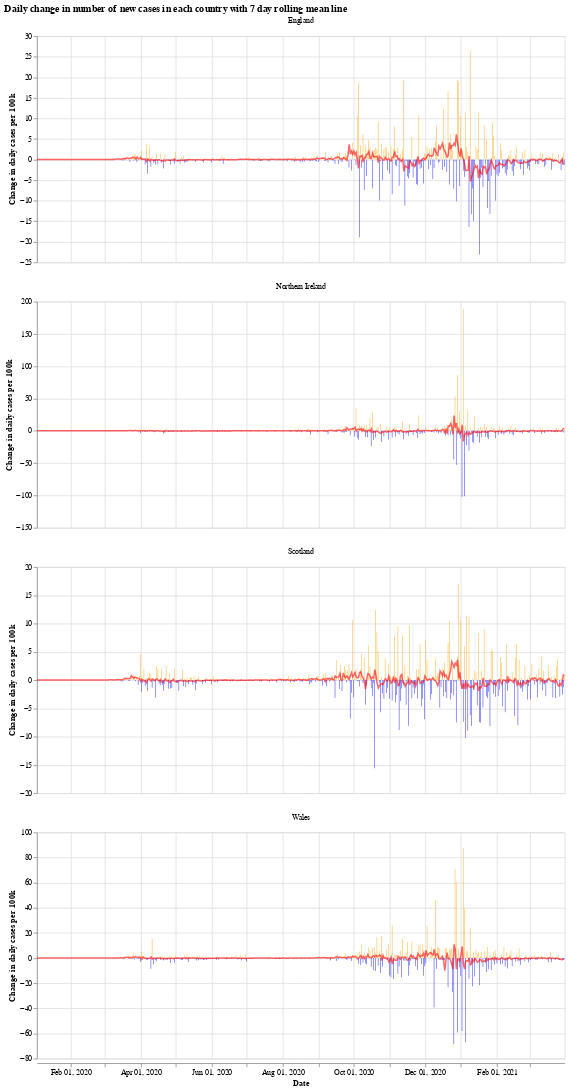

Notebook code for this chart:
### Markdown cell above
We will use the Python library `Altair` for visualising the data, see the [altair docs](https://altair-viz.github.io/) for more information.

First we have a graph which shows the daily change in the number of new cases for each country. This number jumps up and down all over the place, which is likely due to delay in reporting of new cases over the weekend. Another interesting thing is that it looks like the daily cases in Wales experienced a much shorter period of calm over the summer (calm in the sense of daily cases not jumping up and down).

The orange bars are days when the number of new cases (per 100k population) was more than the previous day, while the blue are days when the number of new cases dropped. The red line is the 7 day moving average. 

When the moving average line is below 0, it means that there is a consistent drop in new cases. We can see this clearly happening around the times that lockdowns were introduced (though, to varying degrees). I will update the graphs soon with a marker of when each lockdown started.

### Code cell
# collapse
import altair as alt

bars = alt.Chart(uk_cases).mark_bar().encode(
    x=alt.X("yearmonthdate(date):T", axis=alt.Axis(title='Date')),
    y=alt.Y("casesChangeRate:Q", axis=alt.Axis(title='Change in daily cases per 100k')),
    tooltip='casesChange',
    color=alt.condition(
        alt.datum.casesChangeRate > 0,
        alt.value("orange"),  # The positive color
        alt.value("blue")  # The negative color
    )
).properties(title='Daily change in number of new cases with 7 day rolling mean',width=700).interactive()

line = alt.Chart(uk_cases).mark_line(
    color='red',
    size=2,
    opacity=0.6
).transform_window(
    rolling_mean='mean(casesChangeRate)',
    frame=[0, 7],
    groupby=['areaName']
).encode(
    x='yearmonthdate(date):T',
    y='rolling_mean:Q'
)

alt.layer(bars, line, data=uk_cases).facet(alt.Column(
    'areaName', title=''), columns=1).resolve_scale(y='independent').properties(title='Daily change in number of new cases in each country with 7 day rolling mean line')

### Figure 1 — Vega-Lite specification as saved in the notebook (floating-point values rounded to 4 significant figures; data arrays with more than 128 entries replaced by an {"elided": "..."} marker saying what was removed)
{"config": {"view": {"continuousWidth": 400, "continuousHeight": 300}}, "data": {"name": "data-c33a38d0ef5b0eee454d1da943311798"}, "facet": {"type": "nominal", "field": "areaName", "title": ""}, "spec": {"layer": [{"mark": "bar", "encoding": {"color": {"condition": {"value": "orange", "test": "(datum.casesChangeRate > 0)"}, "value": "blue"}, "tooltip": {"type": "quantitative", "field": "casesChange"}, "x": {"type": "temporal", "axis": {"title": "Date"}, "field": "date", "timeUnit": "yearmonthdate"}, "y": {"type": "quantitative", "axis": {"title": "Change in daily cases per 100k"}, "field": "casesChangeRate"}}, "selection": {"selector001": {"type": "interval", "bind": "scales", "encodings": ["x", "y"]}}, "title": "Daily change in number of new cases with 7 day rolling mean", "width": 700}, {"mark": {"type": "line", "color": "red", "opacity": 0.6, "size": 2}, "encoding": {"x": {"type": "temporal", "field": "date", "timeUnit": "yearmonthdate"}, "y": {"type": "quantitative", "field": "rolling_mean"}}, "transform": [{"window": [{"op": "mean", "field": "casesChangeRate", "as": "rolling_mean"}], "frame": [0, 7], "groupby": ["areaName"]}]}]}, "columns": 1, "resolve": {"scale": {"y": "independent"}}, "title": "Daily change in number of new cases in each country with 7 day rolling mean line", "$schema": "https://vega.github.io/schema/vega-lite/v4.8.1.json", "datasets": {"data-c33a38d0ef5b0eee454d1da943311798": {"elided": "1812 records"}}}
